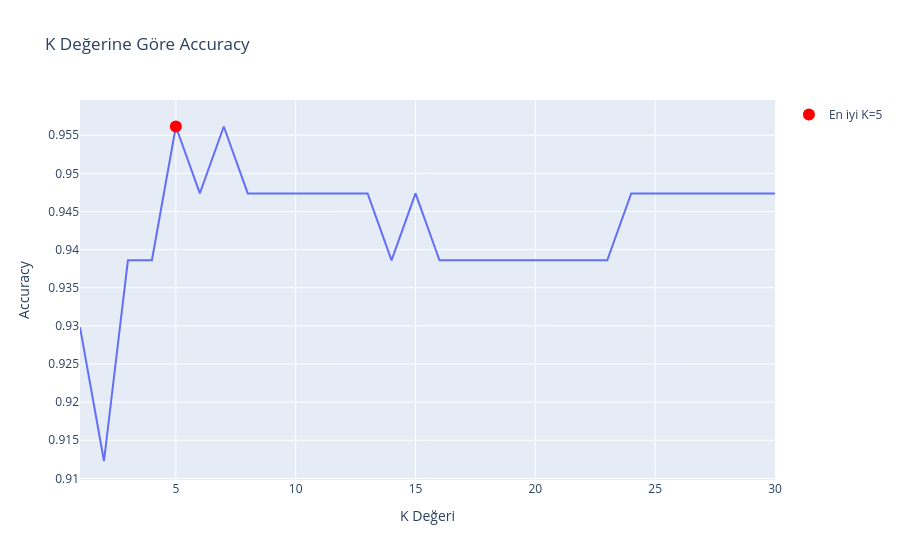

The code cell stored with this chart in its notebook:
### Code cell
fig = px.line(x=range(1, 31), y=accuracy_list,
              labels={'x': 'K Değeri', 'y': 'Accuracy'},
              title='K Değerine Göre Accuracy')
fig.add_scatter(x=[best_k], y=[best_accuracy],
                mode='markers',
                marker=dict(color='red', size=12),
                name=f'En iyi K={best_k}')
fig.show()

### Figure 1 — Plotly figure (JSON) as saved in the notebook; plotly's stock layout.template omitted (floating-point values rounded to 4 significant figures)
{"data": [{"hovertemplate": "K Değeri=%{x}<br>Accuracy=%{y}<extra></extra>", "legendgroup": "", "line": {"color": "#636efa", "dash": "solid"}, "marker": {"symbol": "circle"}, "mode": "lines", "name": "", "orientation": "v", "showlegend": false, "type": "scatter", "x": [1, 2, 3, 4, 5, 6, 7, 8, 9, 10, 11, 12, 13, 14, 15, 16, 17, 18, 19, 20, 21, 22, 23, 24, 25, 26, 27, 28, 29, 30], "xaxis": "x", "y": [0.9298, 0.9123, 0.9386, 0.9386, 0.9561, 0.9474, 0.9561, 0.9474, 0.9474, 0.9474, 0.9474, 0.9474, 0.9474, 0.9386, 0.9474, 0.9386, 0.9386, 0.9386, 0.9386, 0.9386, 0.9386, 0.9386, 0.9386, 0.9474, 0.9474, 0.9474, 0.9474, 0.9474, 0.9474, 0.9474], "yaxis": "y"}, {"marker": {"color": "red", "size": 12}, "mode": "markers", "name": "En iyi K=5", "type": "scatter", "x": [5], "y": [0.9561]}], "layout": {"legend": {"tracegroupgap": 0}, "title": {"text": "K Değerine Göre Accuracy"}, "xaxis": {"anchor": "y", "domain": [0, 1], "title": {"text": "K Değeri"}}, "yaxis": {"anchor": "x", "domain": [0, 1], "title": {"text": "Accuracy"}}}}
